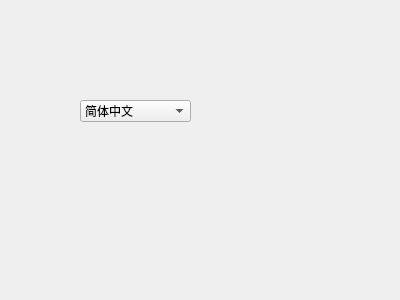
<?xml version="1.0" encoding="UTF-8"?>
<ui version="4.0">
 <class>Form</class>
 <widget class="QWidget" name="Form">
  <property name="geometry">
   <rect>
    <x>0</x>
    <y>0</y>
    <width>400</width>
    <height>300</height>
   </rect>
  </property>
  <property name="windowTitle">
   <string>Form</string>
  </property>
  <widget class="ComboBox" name="comboBox">
   <property name="geometry">
    <rect>
     <x>80</x>
     <y>100</y>
     <width>111</width>
     <height>22</height>
    </rect>
   </property>
   <item>
    <property name="text">
     <string>简体中文</string>
    </property>
   </item>
   <item>
    <property name="text">
     <string>繁体中文</string>
    </property>
   </item>
   <item>
    <property name="text">
     <string>English</string>
    </property>
   </item>
  </widget>
 </widget>
 <customwidgets>
  <customwidget>
   <class>ComboBox</class>
   <extends>QComboBox</extends>
   <header location="global">qfluentwidgets</header>
  </customwidget>
 </customwidgets>
 <resources/>
 <connections/>
</ui>
